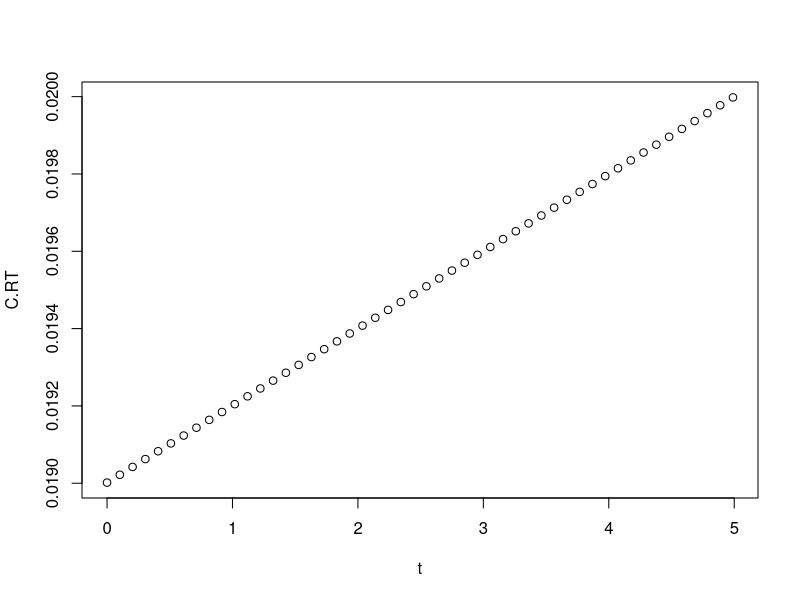

This figure's R source:
##### QRM Chapter 10 - Credit Spreads from Hazard Rates

## Define inputs for both recovery of treasury and recovery of face value models:
delta.LGD <- 0.5 # Calculated loss given default percentage
gamma.con <- 0.04 # Hazard rate function gamma(t), in this case just a constant
epsilon <- 0.01 
rf <- 0.02 # risk free rate function r(t), in this case just a constant
T <- 5 # 5 year maturity


## Recovery of Treasury/Default Free Credit Spread:
RTspread <- function(t,T,gamma.con,delta.LGD)
{
  -log(1-delta.LGD*(1-exp(-gamma.con*(T-t))))/(T-t)
}

t <- seq(from = 0, to = (T-epsilon), length = 50)

C.RT <- RTspread(t = t, T = T, gamma.con = gamma.con, delta.LGD = delta.LGD) 

plot(t, C.RT)

